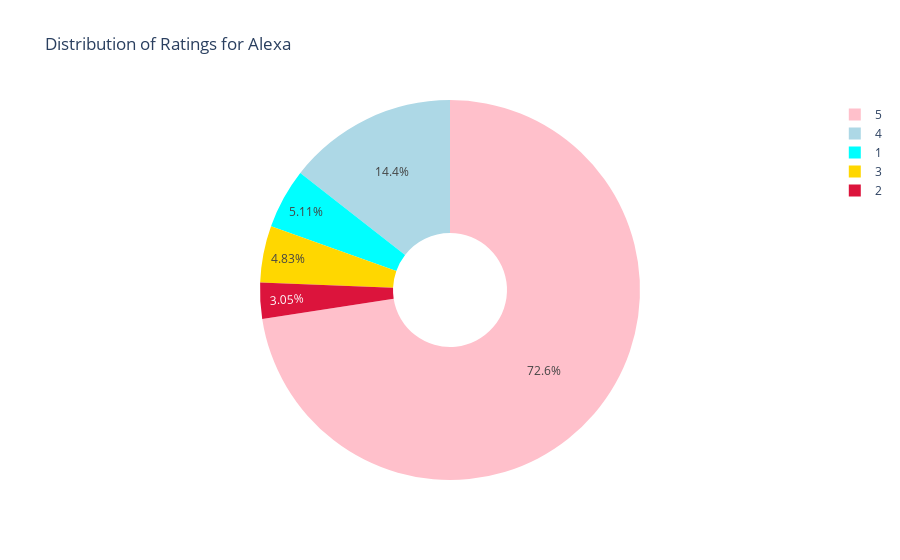

Notebook code cell kept with this figure:
### Code cell
ratings = data['rating'].value_counts()

label_rating = ratings.index
size_rating = ratings.values

colors = ['pink', 'lightblue', 'aqua', 'gold', 'crimson']

rating_piechart = go.Pie(labels = label_rating,
                         values = size_rating,
                         marker = dict(colors = colors),
                         name = 'Alexa', hole = 0.3)

df = [rating_piechart]

layout = go.Layout(
           title = 'Distribution of Ratings for Alexa')

fig = go.Figure(data = df,
                 layout = layout)

py.iplot(fig)

### Figure 1 — Plotly figure (JSON) as saved in the notebook; plotly's stock layout.template omitted (floating-point values rounded to 4 significant figures)
{"data": [{"hole": 0.3, "labels": [5, 4, 1, 3, 2], "marker": {"colors": ["pink", "lightblue", "aqua", "gold", "crimson"]}, "name": "Alexa", "type": "pie", "values": [2286, 455, 161, 152, 96]}], "layout": {"title": {"text": "Distribution of Ratings for Alexa"}}}
